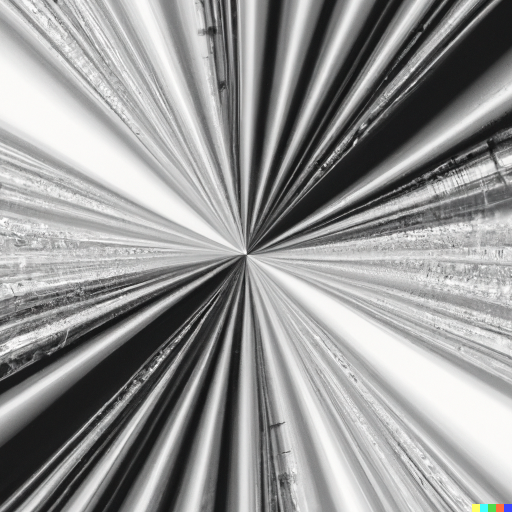
#> input picture project/data_project/project_description/solution_example.png, 1024 x 1024 px, given as the content of the folder data_project/train2_solutions, which was not available (shown at 1/2 size)
$ jupyter execute --allow-errors features_encore_art_val.ipynb
#> lines starting #> are read from the running program, lines starting #| are printed output that depends on the picture; after the words box and inside, x2 and y2 are one past the last pixel; in counts of white or black regions, pixels touching at a corner belong together; pictures that were not available may be replaced by others from this repository, and a replacement may not be noted
### project/utils.py
import os
from PIL import Image
import numpy as np


def load_input_image(image_index, folder="train2", path="data_project"):
    filename = "train_{}.png".format(str(image_index).zfill(2))
    im = Image.open(os.path.join(path, folder, filename)).convert("RGB")
    return np.array(im)


# [133 lines left out: functions export_solutions, save_mask, save_feature_map, save_cluster, save_solved_puzzles, save, not called in this run]

### project/features_encore_art_val.ipynb
[cell 1]
import matplotlib.pyplot as plt
import numpy as np
import cv2
from PIL import Image
import os
import random

from skimage.color import rgb2hsv, rgb2gray
from utils import load_input_image
#> (the rest of this cell did not finish here and is left out)

[cell 2]
sorted_pieces = [
    [[0,2,8,9,10,12,13,14,19], [1,5,6,11,16,21,22,25,26], [3,4,7,15,17,18,20,24,27] ,[23]],
    [[2,7,4,8,10,11,12,12,14], [0,1,5,6,9,15,16,17,19]  , []                        ,[3,18,20]],
    [[2,5,6,17,19,20,22,23,24],[1,4,9,13,15,18,21,25,26], [3,7,8,10,11,12,14,16,27] ,[0]],
    [[0,1,2,5,11,12,13,16,17], [3,4,6,7,8,9,15,18,20]   , []                        ,[10,14,19]],
    [[1,3,5,7,8,9,11,15,18]  , [2,4,6,10,12,13,14,17,19], []                        ,[0,16]],
    [[3,4,6,7,9,10,15,19,24],  [0,8,12,14,16,17,18,20,26],[1,2,5,11,13,21,22,23,27] ,[25]],
    [[0,2,5,8,10,18,25,26,27], [1,3,4,12,14,15,17,21,23], [6,7,9,11,16,19,22,24,28] ,[13, 20]],
    [[0,1,7,9,12,14,19,23,27], [2,4,5,13,18,22,24,25,26], [3,8,10,11,15,16,17,20,21],[6]],
    [[0,1,2,5,6,8,11,12,14,15,16,18,20,21,23,26],[3,4,7,9,10,13,19,22,25],[]        ,[17,24]],
    [[0,2,4,5,6,13,17,23,25],  [1,9,10,12,14,15,16,19,22],[7,8,18,20,21,24,26,27,28],[3,11]],
    [[0,1,8,12,14,17,18,20,22],[2,3,4,9,10,15,16,21,23] , [5,6,7,11,13,19,25,26,27] ,[24]],
    [[1,2,5,6,9,11,14,15,18],  [3,4,7,8,10,12,13,16,17],  []                        ,[0]]
]

[cell 3]
def load_textures(folder="train2_solutions", path="data_project"):
#> called with folder = 'train2_solutions', path = 'data_project'
    paths = os.path.join(path, folder)
    files = os.listdir(paths)
    list_textures = []
    for file in files:
        if file.startswith("solution"):
            im = Image.open(f"{paths}/{file}").convert("RGB")
#> im is the input picture: PIL image 1024x1024 RGB; mean R, G, B 150.2, 150.3, 150
            list_textures.append(np.array(im))
    return list_textures

[cell 4]
textures = load_textures()
#> textures = 1 item

[cell 5]
fig, axes = plt.subplots(4,8, figsize=(15,10))
for img,ax in zip(textures,axes.ravel()):
    index1 = random.randint(0, 2*128)
    index2 = random.randint(0, 2*128)
    ax.imshow(img[index1:128+index1,index2:128+index2])
    ax.axis("off")
#> this loop made 1 pass
#> (index1, index2) on pass 1: (197, 215)
axes[3,7].axis("off")
plt.show()
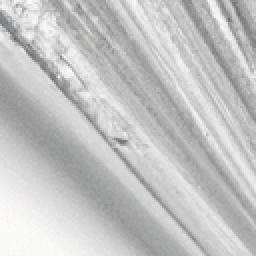
#> shown: shape (128, 128, 3) (shown 2 times larger); mean R, G, B 195.2, 195.5, 195.3

[cell 6]
fig, axes = plt.subplots(4, 8, figsize=(15, 10))
for img, ax in zip(textures, axes.ravel()):
    index1 = random.randint(0, 2 * 128)
    index2 = random.randint(0, 2 * 128)
    transform = np.fft.fft2(rgb2gray(img[index1 : 128 + index1, index2 : 128 + index2]))
    fshift = np.fft.fftshift(transform)
    bout_d_image = np.log(np.abs(fshift[51:-50, 51:-50]))
    binary_bout = bout_d_image >4.5
    ax.imshow(binary_bout, cmap="gray")
    ax.axis("off")
#> this loop made 1 pass
#> (index1, index2) on pass 1: (20, 132)
#> pass 1, `bout_d_image = np.log(np.abs(fshift[51:-50, 51:-50]))`:
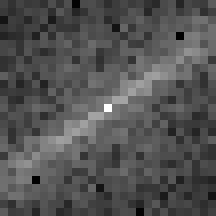
#> bout_d_image: shape (27, 27) float64 (shown 8 times larger); min -0.281, max 9.43, mean 2.86; drawn with min black and max white
#> pass 1, `binary_bout = bout_d_image >4.5`:
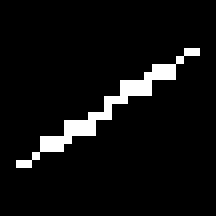
#> binary_bout: shape (27, 27) bool (shown 8 times larger); 5.9% white in thin lines or dots, all inside (x1, y1, x2, y2) = (2, 6, 25, 21)

axes[3, 7].axis("off")
plt.show()

[cell 7]
# [27 lines left out: function color_features, not called in this run]

[cell 8]
# [40 lines left out: function fourier_features, not called in this run]

[cell 9]
# [12 lines left out: function get_features, not called in this run]

#> (a cell that did not finish here is left out)

#> call 2 of load_input_image, with image_index = 1, folder = 'train2', path = 'data_project'
#> in load_input_image (call 2), `filename = "train_{}.png".format(str(image_index).zfill(2))`: filename = 'train_01.png'
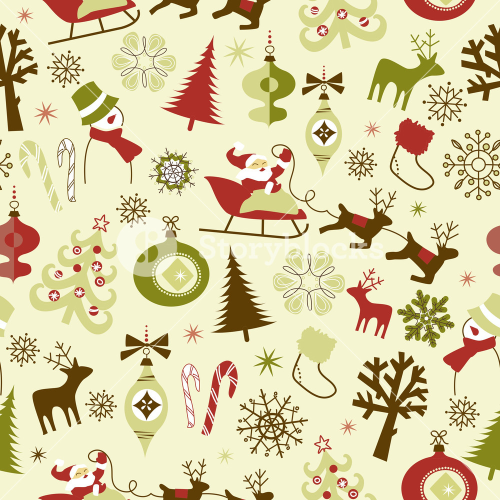
#> input picture project/data_project/project_description/solution_example2.jpg, 1000 x 1000 px, given in place of train_01.png, which was not available (shown at 1/2 size)
#> in load_input_image, im is the input picture: PIL image 1000x1000 RGB; mean R, G, B 219.2, 207.7, 167.3

[cell 11]
index_img = 5
#> index_img = 5
#> (the rest of this cell did not finish here and is left out)

#> (a cell that did not finish here is left out)

#> (a cell that did not finish here is left out)

[cell 14]
# [4 lines left out: function correlate, not called in this run]

[cell 15]
# [22 lines left out: function get_correlation, not called in this run]

[cell 16]
# [24 lines left out: function get_distances_non_binary, not called in this run]

#> (a cell that did not finish here is left out)

[cell 18]
indexes = sorted_pieces[index_img]
#> indexes = [[3, 4, 6, 7, 9, 10, 15, 19, 24], [0, 8, 12, 14, 16, 17, 18, 20, 26], [1, 2, 5, 11, 13, 21, 22, 23, 27], [25]]
colors = ["r", "g", "b", "k", "c", "m"]

#> (the rest of this cell did not finish here and is left out)
